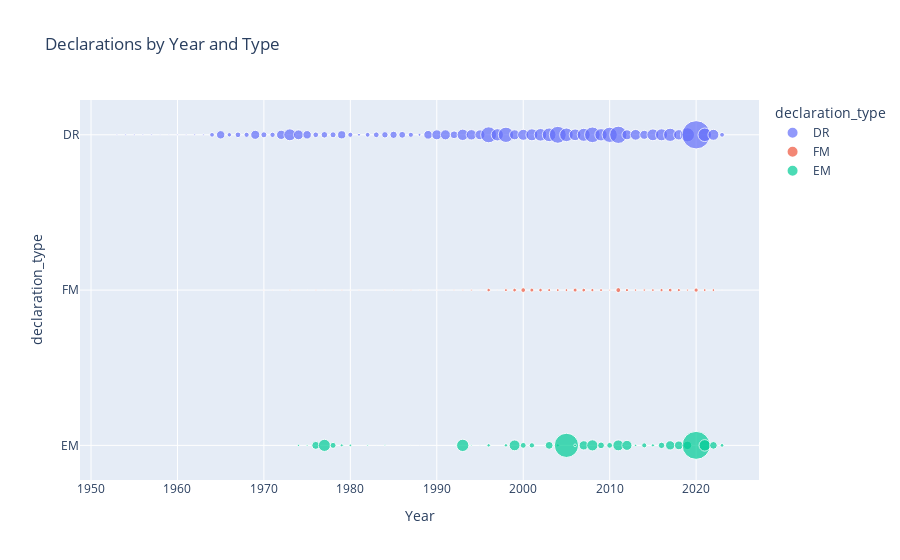

Notebook source saved alongside this figure:
### Code cell
df1['declaration_date'] = pd.to_datetime(df1['declaration_date'], errors='coerce')

# Drop rows with invalid dates (if any)
df1 = df1.dropna(subset=['declaration_date'])

# Group by year and declaration type, then count occurrences
declaration_bubble = df1.groupby([df1['declaration_date'].dt.year, 'declaration_type']).size().reset_index(name='count')

# Plotting with Plotly
fig = px.scatter(
    declaration_bubble, 
    x='declaration_date', 
    y='declaration_type', 
    size='count', 
    color='declaration_type',
    title="Declarations by Year and Type",
    labels={'declaration_date': 'Year', 'count': 'Number of Declarations'}
)

# Show the plot
fig.show()

### Figure 1 — Plotly figure (JSON) as saved in the notebook; plotly's stock layout.template omitted (floating-point values rounded to 4 significant figures)
{"data": [{"hovertemplate": "declaration_type=%{y}<br>Year=%{x}<br>Number of Declarations=%{marker.size}<extra></extra>", "legendgroup": "DR", "marker": {"color": "#636efa", "size": [13, 17, 18, 16, 16, 7, 7, 12, 12, 22, 20, 136, 429, 120, 196, 161, 505, 221, 171, 526, 863, 590, 439, 195, 263, 221, 412, 159, 52, 142, 202, 250, 327, 285, 161, 51, 462, 610, 623, 375, 785, 662, 601, 1548, 919, 1424, 619, 738, 877, 962, 1143, 1744, 1127, 832, 1033, 1482, 933, 1413, 1814, 613, 702, 497, 854, 879, 1057, 653, 1205, 4853, 1114, 734, 141], "sizemode": "area", "sizeref": 12.13, "symbol": "circle"}, "mode": "markers", "name": "DR", "orientation": "h", "showlegend": true, "type": "scatter", "x": [1953, 1954, 1955, 1956, 1957, 1958, 1959, 1960, 1961, 1962, 1963, 1964, 1965, 1966, 1967, 1968, 1969, 1970, 1971, 1972, 1973, 1974, 1975, 1976, 1977, 1978, 1979, 1980, 1981, 1982, 1983, 1984, 1985, 1986, 1987, 1988, 1989, 1990, 1991, 1992, 1993, 1994, 1995, 1996, 1997, 1998, 1999, 2000, 2001, 2002, 2003, 2004, 2005, 2006, 2007, 2008, 2009, 2010, 2011, 2012, 2013, 2014, 2015, 2016, 2017, 2018, 2019, 2020, 2021, 2022, 2023], "xaxis": "x", "y": ["DR", "DR", "DR", "DR", "DR", "DR", "DR", "DR", "DR", "DR", "DR", "DR", "DR", "DR", "DR", "DR", "DR", "DR", "DR", "DR", "DR", "DR", "DR", "DR", "DR", "DR", "DR", "DR", "DR", "DR", "DR", "DR", "DR", "DR", "DR", "DR", "DR", "DR", "DR", "DR", "DR", "DR", "DR", "DR", "DR", "DR", "DR", "DR", "DR", "DR", "DR", "DR", "DR", "DR", "DR", "DR", "DR", "DR", "DR", "DR", "DR", "DR", "DR", "DR", "DR", "DR", "DR", "DR", "DR", "DR", "DR"], "yaxis": "y"}, {"hovertemplate": "declaration_type=%{y}<br>Year=%{x}<br>Number of Declarations=%{marker.size}<extra></extra>", "legendgroup": "FM", "marker": {"color": "#EF553B", "size": [2, 3, 9, 2, 1, 7, 5, 2, 7, 2, 3, 2, 4, 9, 1, 7, 5, 1, 5, 2, 6, 7, 20, 4, 75, 3, 54, 82, 135, 98, 78, 57, 50, 46, 99, 83, 62, 52, 18, 147, 61, 34, 36, 47, 62, 88, 61, 26, 110, 46, 44, 1], "sizemode": "area", "sizeref": 12.13, "symbol": "circle"}, "mode": "markers", "name": "FM", "orientation": "h", "showlegend": true, "type": "scatter", "x": [1970, 1971, 1973, 1974, 1975, 1976, 1977, 1978, 1979, 1980, 1981, 1983, 1984, 1985, 1986, 1987, 1988, 1989, 1990, 1991, 1992, 1993, 1994, 1995, 1996, 1997, 1998, 1999, 2000, 2001, 2002, 2003, 2004, 2005, 2006, 2007, 2008, 2009, 2010, 2011, 2012, 2013, 2014, 2015, 2016, 2017, 2018, 2019, 2020, 2021, 2022, 2023], "xaxis": "x", "y": ["FM", "FM", "FM", "FM", "FM", "FM", "FM", "FM", "FM", "FM", "FM", "FM", "FM", "FM", "FM", "FM", "FM", "FM", "FM", "FM", "FM", "FM", "FM", "FM", "FM", "FM", "FM", "FM", "FM", "FM", "FM", "FM", "FM", "FM", "FM", "FM", "FM", "FM", "FM", "FM", "FM", "FM", "FM", "FM", "FM", "FM", "FM", "FM", "FM", "FM", "FM", "FM"], "yaxis": "y"}, {"hovertemplate": "declaration_type=%{y}<br>Year=%{x}<br>Number of Declarations=%{marker.size}<extra></extra>", "legendgroup": "EM", "marker": {"color": "#00cc96", "size": [29, 21, 389, 897, 219, 55, 41, 16, 1, 14, 1, 4, 920, 14, 2, 72, 71, 722, 209, 173, 374, 59, 3563, 44, 524, 756, 280, 204, 729, 618, 35, 157, 62, 253, 523, 470, 435, 4749, 804, 363, 84], "sizemode": "area", "sizeref": 12.13, "symbol": "circle"}, "mode": "markers", "name": "EM", "orientation": "h", "showlegend": true, "type": "scatter", "x": [1974, 1975, 1976, 1977, 1978, 1979, 1980, 1982, 1983, 1984, 1987, 1992, 1993, 1994, 1995, 1996, 1998, 1999, 2000, 2001, 2003, 2004, 2005, 2006, 2007, 2008, 2009, 2010, 2011, 2012, 2013, 2014, 2015, 2016, 2017, 2018, 2019, 2020, 2021, 2022, 2023], "xaxis": "x", "y": ["EM", "EM", "EM", "EM", "EM", "EM", "EM", "EM", "EM", "EM", "EM", "EM", "EM", "EM", "EM", "EM", "EM", "EM", "EM", "EM", "EM", "EM", "EM", "EM", "EM", "EM", "EM", "EM", "EM", "EM", "EM", "EM", "EM", "EM", "EM", "EM", "EM", "EM", "EM", "EM", "EM"], "yaxis": "y"}], "layout": {"legend": {"itemsizing": "constant", "title": {"text": "declaration_type"}, "tracegroupgap": 0}, "title": {"text": "Declarations by Year and Type"}, "xaxis": {"anchor": "y", "domain": [0, 1], "title": {"text": "Year"}}, "yaxis": {"anchor": "x", "categoryarray": ["EM", "FM", "DR"], "categoryorder": "array", "domain": [0, 1], "title": {"text": "declaration_type"}}}}
